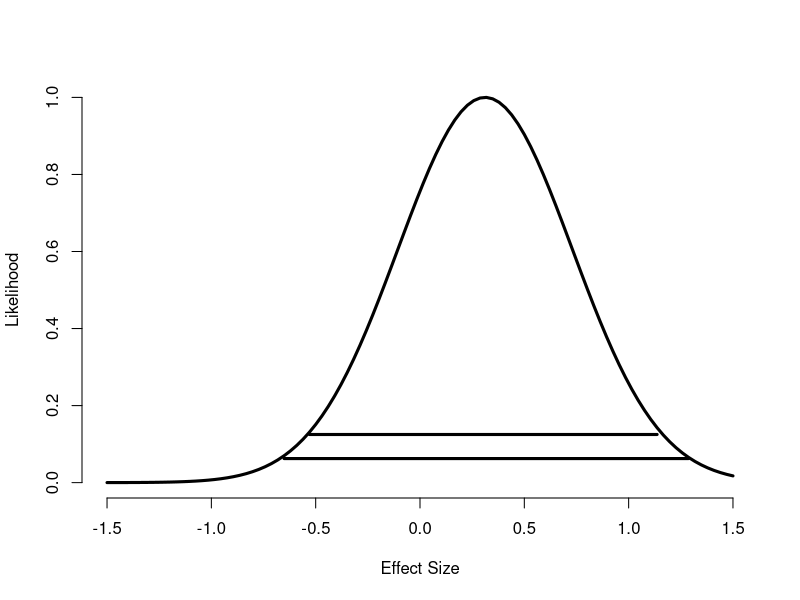

Write R code to recreate this figure.
xoc <- 132.86
soc <- 15.34
xc <- 127.44
sc <- 18.23
noc <- 8
nc <- 21
sp <- sqrt( (15.34^2 * (noc - 1) + 18.23^2 * (nc - 1)) / (noc + nc - 2))
ival <- xoc - xc + c(-1, 1)  * qt(.975, df = noc + nc - 2) * sp * sqrt(1 / noc + 1 / nc)

df <- (soc^2 / noc + sc^2 / nc)^2 / (
  (soc^2/noc)^2 / (noc - 1) + (sc^2 / nc)^2 / (nc - 1)
  )


stat <- (xoc - xc) / sp / sqrt(1 / noc + 1 / nc)

esVals <- seq(-1.5, 1.5, length = 100)
tVals <- dt(stat, df = noc + nc - 2, ncp = esVals / sqrt(1 / noc + 1 / nc))
tVals <- tVals / max(tVals)
pdf("Lecture10ESlikelihood.pdf")
plot(esVals, tVals, type = "l", frame = FALSE, xlab = "Effect Size", ylab = "Likelihood", lwd = 3)
lines(range(esVals[tVals > 1 / 8]), c(1/8, 1/8), lwd = 3)
lines(range(esVals[tVals > 1 / 16]), c(1/16, 1/16), lwd = 3)
dev.off()



